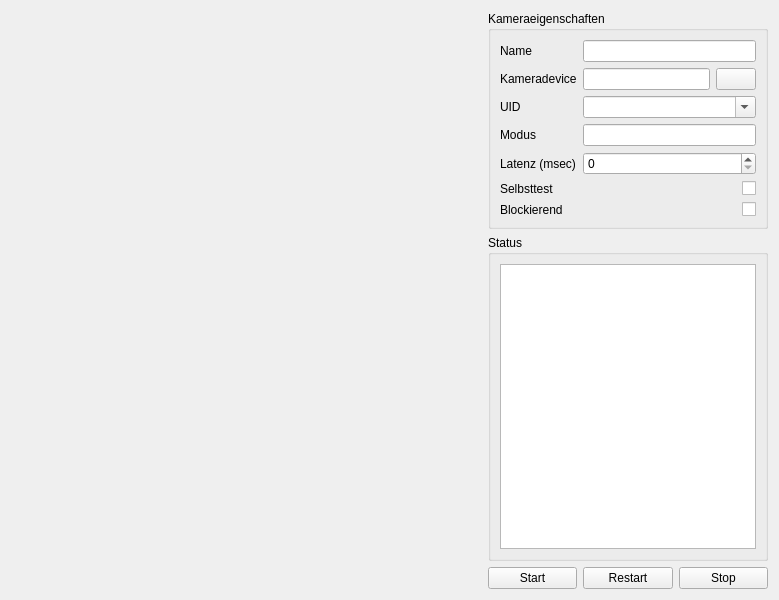
<ui version="4.0" >
 <class>CameraDefinitionWidget</class>
 <widget class="QWidget" name="CameraDefinitionWidget" >
  <property name="geometry" >
   <rect>
    <x>0</x>
    <y>0</y>
    <width>779</width>
    <height>600</height>
   </rect>
  </property>
  <property name="windowTitle" >
   <string>Form</string>
  </property>
  <layout class="QGridLayout" >
   <item rowspan="3" row="0" column="0" >
    <widget class="TribotsTools::ScrollImageWidget" native="1" name="imageWidget" >
     <property name="sizePolicy" >
      <sizepolicy vsizetype="Expanding" hsizetype="Expanding" >
       <horstretch>0</horstretch>
       <verstretch>0</verstretch>
      </sizepolicy>
     </property>
    </widget>
   </item>
   <item row="0" column="1" colspan="3" >
    <widget class="QGroupBox" name="groupBox_properties" >
     <property name="title" >
      <string>Kameraeigenschaften</string>
     </property>
     <layout class="QGridLayout" >
      <item row="0" column="0" >
       <widget class="QLabel" name="label_name" >
        <property name="text" >
         <string>Name</string>
        </property>
        <property name="buddy" >
         <cstring>lineEdit_name</cstring>
        </property>
       </widget>
      </item>
      <item row="0" column="1" colspan="2" >
       <widget class="QLineEdit" name="lineEdit_name" >
        <property name="readOnly" >
         <bool>true</bool>
        </property>
       </widget>
      </item>
      <item row="1" column="0" >
       <widget class="QLabel" name="label_device" >
        <property name="text" >
         <string>Kameradevice</string>
        </property>
        <property name="buddy" >
         <cstring>lineEdit_device</cstring>
        </property>
       </widget>
      </item>
      <item row="1" column="1" >
       <widget class="QLineEdit" name="lineEdit_device" />
      </item>
      <item row="1" column="2" >
       <widget class="QPushButton" name="pushButton_device" >
        <property name="sizePolicy" >
         <sizepolicy vsizetype="Fixed" hsizetype="Fixed" >
          <horstretch>0</horstretch>
          <verstretch>0</verstretch>
         </sizepolicy>
        </property>
        <property name="text" >
         <string/>
        </property>
       </widget>
      </item>
      <item row="2" column="0" >
       <widget class="QLabel" name="label_uid" >
        <property name="text" >
         <string>UID</string>
        </property>
        <property name="buddy" >
         <cstring>comboBox_uid</cstring>
        </property>
       </widget>
      </item>
      <item row="2" column="1" colspan="2" >
       <widget class="QComboBox" name="comboBox_uid" >
        <property name="editable" >
         <bool>true</bool>
        </property>
       </widget>
      </item>
      <item row="3" column="0" >
       <widget class="QLabel" name="label_mode" >
        <property name="text" >
         <string>Modus</string>
        </property>
        <property name="buddy" >
         <cstring>lineEdit_mode</cstring>
        </property>
       </widget>
      </item>
      <item row="3" column="1" colspan="2" >
       <widget class="QLineEdit" name="lineEdit_mode" />
      </item>
      <item row="4" column="0" >
       <widget class="QLabel" name="label_delay" >
        <property name="text" >
         <string>Latenz (msec)</string>
        </property>
        <property name="buddy" >
         <cstring>spinBox_delay</cstring>
        </property>
       </widget>
      </item>
      <item row="4" column="1" colspan="2" >
       <widget class="QSpinBox" name="spinBox_delay" >
        <property name="maximum" >
         <number>1000</number>
        </property>
       </widget>
      </item>
      <item row="5" column="0" >
       <widget class="QLabel" name="label_selftest" >
        <property name="text" >
         <string>Selbsttest</string>
        </property>
        <property name="buddy" >
         <cstring>checkBox_selftest</cstring>
        </property>
       </widget>
      </item>
      <item row="5" column="1" colspan="2" >
       <widget class="QCheckBox" name="checkBox_selftest" >
        <property name="layoutDirection" >
         <enum>Qt::RightToLeft</enum>
        </property>
        <property name="text" >
         <string/>
        </property>
       </widget>
      </item>
      <item row="6" column="0" >
       <widget class="QLabel" name="label_blocking" >
        <property name="text" >
         <string>Blockierend</string>
        </property>
        <property name="buddy" >
         <cstring>checkBox_blocking</cstring>
        </property>
       </widget>
      </item>
      <item row="6" column="1" colspan="2" >
       <widget class="QCheckBox" name="checkBox_blocking" >
        <property name="layoutDirection" >
         <enum>Qt::RightToLeft</enum>
        </property>
        <property name="text" >
         <string/>
        </property>
       </widget>
      </item>
     </layout>
    </widget>
   </item>
   <item row="1" column="1" colspan="3" >
    <widget class="QGroupBox" name="groupBox_messages" >
     <property name="title" >
      <string>Status</string>
     </property>
     <layout class="QGridLayout" >
      <property name="leftMargin" >
       <number>9</number>
      </property>
      <property name="topMargin" >
       <number>9</number>
      </property>
      <property name="rightMargin" >
       <number>9</number>
      </property>
      <property name="bottomMargin" >
       <number>9</number>
      </property>
      <property name="horizontalSpacing" >
       <number>6</number>
      </property>
      <property name="verticalSpacing" >
       <number>6</number>
      </property>
      <item row="0" column="0" >
       <widget class="QTextEdit" name="textEdit_messages" >
        <property name="readOnly" >
         <bool>true</bool>
        </property>
       </widget>
      </item>
     </layout>
    </widget>
   </item>
   <item row="2" column="1" >
    <widget class="QPushButton" name="pushButton_start" >
     <property name="text" >
      <string>Start</string>
     </property>
    </widget>
   </item>
   <item row="2" column="2" >
    <widget class="QPushButton" name="pushButton_restart" >
     <property name="text" >
      <string>Restart</string>
     </property>
    </widget>
   </item>
   <item row="2" column="3" >
    <widget class="QPushButton" name="pushButton_stop" >
     <property name="text" >
      <string>Stop</string>
     </property>
    </widget>
   </item>
  </layout>
 </widget>
 <customwidgets>
  <customwidget>
   <class>TribotsTools::ScrollImageWidget</class>
   <extends>QWidget</extends>
   <header>../../../components/ScrollImageWidget.h</header>
   <container>1</container>
  </customwidget>
 </customwidgets>
 <tabstops>
  <tabstop>lineEdit_name</tabstop>
  <tabstop>lineEdit_device</tabstop>
  <tabstop>pushButton_device</tabstop>
  <tabstop>comboBox_uid</tabstop>
  <tabstop>lineEdit_mode</tabstop>
  <tabstop>spinBox_delay</tabstop>
  <tabstop>checkBox_selftest</tabstop>
  <tabstop>checkBox_blocking</tabstop>
  <tabstop>textEdit_messages</tabstop>
  <tabstop>pushButton_start</tabstop>
  <tabstop>pushButton_restart</tabstop>
  <tabstop>pushButton_stop</tabstop>
 </tabstops>
 <resources/>
 <connections/>
</ui>
